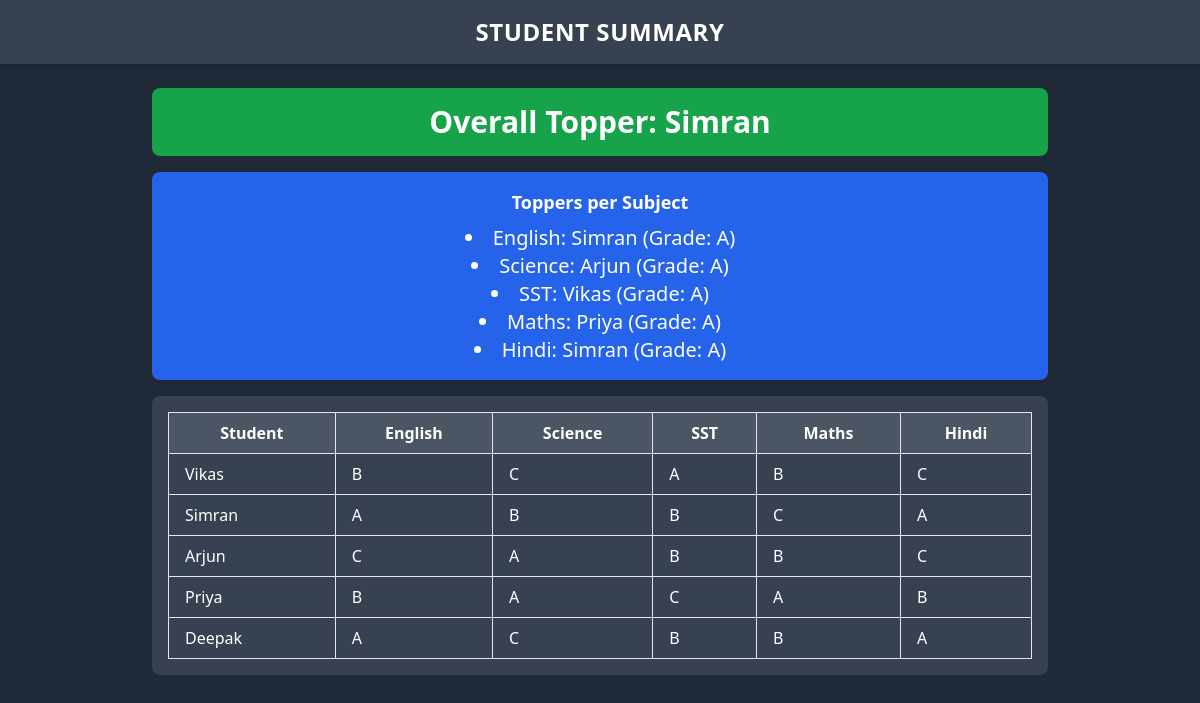
Page /dashboard/summarize (signed in) on the committed database.
### tables this page shows
CREATE TABLE Students (
    StudentID INTEGER PRIMARY KEY AUTOINCREMENT,
    RollNo INTEGER,
    Name TEXT,
    TeacherID TEXT,
    FOREIGN KEY (TeacherID) REFERENCES Teachers(TeacherID)
);

CREATE TABLE Subjects (
    SubjectID INTEGER PRIMARY KEY AUTOINCREMENT,
    SubjectName TEXT
);

### app.py (the view)
@app.route("/dashboard/summarize")
def summarize_page():
    if "TeacherID" not in session:
        return redirect(url_for("home"))
    teacherid = session["TeacherID"]
    conn = get_db_connection()
    cursor = conn.cursor()
    cursor.execute("SELECT StudentID, Name FROM Students WHERE TeacherID = ?", (teacherid,))
    students = cursor.fetchall()
    cursor.execute("SELECT SubjectID, SubjectName FROM Subjects")
    subjects = cursor.fetchall()
    subject_map = {sub["SubjectID"]: sub["SubjectName"] for sub in subjects}
    cursor.execute("""
        SELECT g.StudentID, g.SubjectID, g.Grade
        FROM Grades g
        JOIN Students s ON g.StudentID = s.StudentID
        WHERE s.TeacherID = ?
    """, (teacherid,))
    grades = cursor.fetchall()
    student_table = {s["StudentID"]: {"Name": s["Name"], "Grades": {}} for s in students}
    for g in grades:
        sid = g["StudentID"]
        subject_name = subject_map[g["SubjectID"]]
        student_table[sid]["Grades"][subject_name] = g["Grade"]
    topper = None
    max_total = -1
    for s in student_table.values():
        total = sum(grade_points.get(g, 0) for g in s["Grades"].values())
        if total > max_total:
            max_total = total
            topper = s["Name"]
    toppers_per_subject = {}
    for sub in subject_map.values():
        max_point = -1
        top_student = None
        for s in student_table.values():
            if sub in s["Grades"]:
                points = grade_points.get(s["Grades"][sub], 0)
                if points > max_point:
                    max_point = points
                    top_student = s["Name"]
        toppers_per_subject[sub] = {
            "Name": top_student,
            "Grade": [k for k,v in grade_points.items() if v==max_point][0] if max_point >=0 else None
        }
    cursor.close()
    conn.close()
    return render_template(
        "summarize.html",
        student_table=student_table,
        subjects=list(subject_map.values()),
        overall_topper=topper,
        toppers_per_subject=toppers_per_subject
    )

### app.py (called while the page is built)
@app.after_request
def add_header(response):
    response.headers['Cache-Control'] = 'no-store, no-cache, must-revalidate, post-check=0, pre-check=0, max-age=0'
    response.headers['Pragma'] = 'no-cache'
    response.headers['Expires'] = '-1'
    return response

def get_db_connection():
    conn = sqlite3.connect("student_data_sqlite.db")
    conn.row_factory = sqlite3.Row  # allows dict-like access
    return conn

### templates/summarize.html (shortened to what this page needs)
<!DOCTYPE html>
<html lang="en">
<head>
<script src="https://cdn.tailwindcss.com"></script>
</head>
<body class="bg-gray-800 min-h-screen flex flex-col">
<div class="bg-gray-700 p-4 shadow-md">
  <h1 class="text-center text-2xl font-bold text-white tracking-wide">STUDENT SUMMARY</h1>
</div>
<div class="flex flex-col flex-grow items-center justify-start p-6">
  <div class="bg-green-600 text-white p-4 rounded-lg mb-4 w-full max-w-4xl text-center">
    <h2 class="text-3xl font-bold">Overall Topper: {{ overall_topper }}</h2>
  </div>
  <div class="bg-blue-600 text-white p-4 rounded-lg mb-4 w-full max-w-4xl text-center text-xl">
    <h2 class="text-lg font-bold mb-2">Toppers per Subject</h2>
    <ul class="list-disc list-inside">
      {% for subject, info in toppers_per_subject.items() %}
        <li>{{ subject }}: {{ info.Name }} (Grade: {{ info.Grade }})</li>
      {% endfor %}
    </ul>
  </div>
  <div class="bg-gray-700 text-white rounded-lg p-4 w-full max-w-4xl overflow-x-auto">
    <table class="min-w-full table-auto border border-gray-400">
      <thead>
        <tr class="bg-gray-600">
          <th class="border px-4 py-2">Student</th>
          {% for sub in subjects %}
          <th class="border px-4 py-2">{{ sub }}</th>
          {% endfor %}
        </tr>
      </thead>
      <tbody>
        {% for s in student_table.values() %}
        <tr>
          <td class="border px-4 py-2">{{ s.Name }}</td>
          {% for sub in subjects %}
          <td class="border px-4 py-2">{{ s.Grades[sub] if s.Grades[sub] is defined else '-' }}</td>
          {% endfor %}
        </tr>
        {% endfor %}
      </tbody>
    </table>
  </div>
</div>
</body>
</html>

### rows in the picture
Students: Name "Simran"
Subjects: SubjectName "English", Name "Simran", Grade "A", SubjectName "B", SubjectName "A", SubjectName "C"
Subjects: SubjectName "Science", Name "Arjun", Grade "A", SubjectName "C", SubjectName "B", SubjectName "A"
Subjects: SubjectName "SST", Name "Vikas", Grade "A", SubjectName "A", SubjectName "B", SubjectName "C"
Subjects: SubjectName "Maths", Name "Priya", Grade "A", SubjectName "B", SubjectName "C", SubjectName "A"
Subjects: SubjectName "Hindi", Name "Simran", Grade "A", SubjectName "C", SubjectName "A", SubjectName "B"
Students: Name "Vikas"
Students: Name "Arjun"
Students: Name "Priya"
Students: Name "Deepak"
